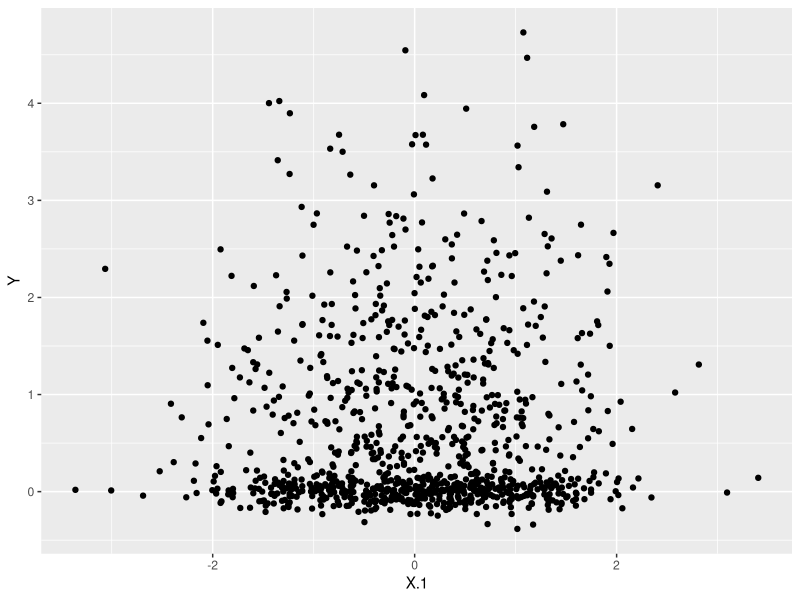

R code for this plot: (Note: this script raises an error after producing the figure.)
library(ggplot2)

# simulation set up according to Wager & Nie
generate_simulation <- function(n = 1000, p = 12, setup = "D"){
  
  # set-ups
  if (setup == "D"){
    X = matrix(rnorm(n*p), n, p)
    b = (pmax(X[,2] + X[,3] + X[,4], 0) + pmax(X[,5] + X[,6], 0)) / 2
    e = 1/(1 + exp(-X[,1]) + exp(-X[,2] + exp(-X[,3])))
    tau = pmax(X[,2] + X[,3] + X[,4], 0) - pmax(X[,5] + X[,6], 0)
    
  } else if (setup == "A") {
    X = matrix(runif(n*p, min=0, max=1), n, p)
    b = sin(pi * X[,2] * X[,3]) + 2 * (X[,4] - 0.5)^2 + X[,5] + 0.5 * X[,6]
    eta = 0.1
    e = pmax(eta, pmin(sin(pi * X[,1] * X[,2] * X[,3]), 1-eta))
    tau = (X[,3] + X[,4]) / 2
  } else {
    print("Wrong setup.")
    break
  }
  
  
  # complete potential outcomes, treatment, and observed outcome
  simulation <- data.frame(X = X, b = b, tau = tau, e = e)
  simulation$Y_0 <- simulation$b - 0.5*simulation$tau + rnorm(n, mean = 0, sd = 0.1)
  simulation$Y_1 <- simulation$b + 0.5*simulation$tau + rnorm(n, mean = 0, sd = 0.1)
  simulation$A <- rbinom(n, size = 1, prob = simulation$e)
  simulation$Y <- ifelse(simulation$A == 1, simulation$Y_1, simulation$Y_0)
  
  return(simulation)
}

# toy simulation
a_simulation <- generate_simulation()

g <- ggplot(a_simulation, aes(x = X.1, y = Y)) +
  geom_point()
save("./data/test.pdf")

write.csv(x=a_simulation, file="./data/tmp.csv")